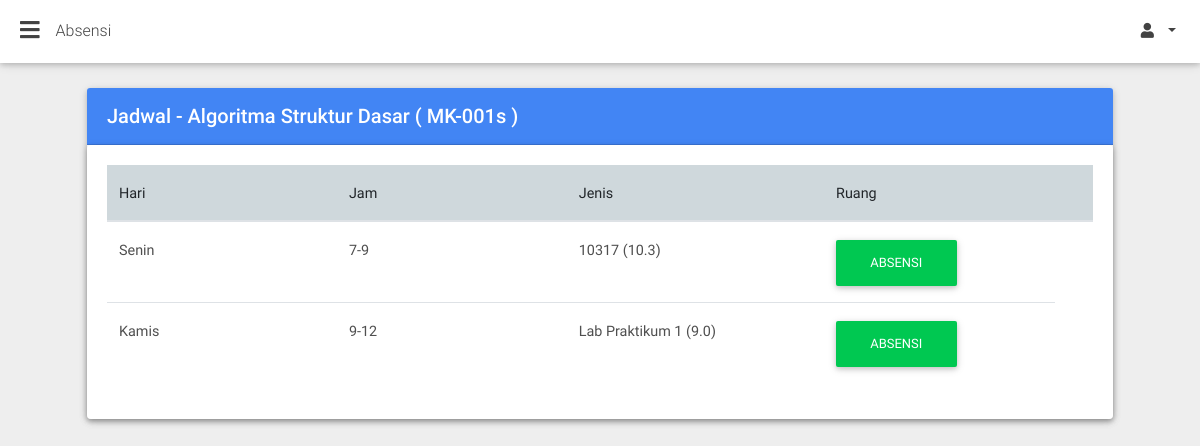
The app's page /index.php?page=mk-jadwal&id=1 (signed in) with its own data.
### tables this page shows
CREATE TABLE `matakuliah` (
  `id` bigint(250) NOT NULL,
  `kode` varchar(99) NOT NULL,
  `nama` varchar(99) NOT NULL,
  `sks` int(1) NOT NULL,
  `absent` int(11) NOT NULL
);

CREATE TABLE `jadwal` (
  `id` bigint(99) NOT NULL,
  `matakuliah_id` bigint(99) NOT NULL,
  `jam_mulai` int(1) NOT NULL,
  `jam_selesai` int(1) NOT NULL,
  `hari` int(1) NOT NULL,
  `ruang_id` bigint(99) NOT NULL,
  `token` text,
  `last_update` timestamp NOT NULL DEFAULT CURRENT_TIMESTAMP ON UPDATE CURRENT_TIMESTAMP
);

CREATE TABLE `ruang` (
  `id` bigint(99) NOT NULL,
  `nama` varchar(999) NOT NULL,
  `gedung` int(99) NOT NULL,
  `lantai` int(99) NOT NULL
);

### views/mk_jadwal.php (the view, shortened to what this page needs)
<div class="container-fluid">
    <section class="pb-3">
        <div class="row">
          <div class="col-12">
            <div class="card">
            	<?php
            		$matakuliah_id = (isset($_GET['id']))? $_GET['id'] : '';
            		$servername = "localhost";
					$username = "root";
					$password = "";
					$dbname = "skripsi";
					$conn = mysqli_connect($servername, $username, $password, $dbname);
					$sql = "SELECT nama, kode FROM matakuliah WHERE id=".$matakuliah_id;
					$result = mysqli_query($conn, $sql);
					if (mysqli_num_rows($result) > 0) {
					    while($row = mysqli_fetch_assoc($result)) {
					    	echo '<div class="card-header white-text primary-color"><h5 class="font-weight-500 my-1">Jadwal - '.$row["nama"].' ( '.$row["kode"].' ) </h5></div>';
					    }
					}else{
						echo '<div class="card-header white-text primary-color"><h5 class="font-weight-500 my-1">Jadwal</h5></div>';
					}
            	?>
              	<div class="card">
		          	<div class="card-body table-responsive">
		            	<table class="table">
		              		<thead>
		                		<tr class="blue-grey lighten-4">
		                  			<th class="th-lg">Hari</th>
		                  			<th class="th-lg">Jam</th>
		                  			<th class="th-lg">Jenis</th>
		                  			<th class="th-lg">Ruang</th>
		                  			<th></th>
		                		</tr>
			              	</thead>
			              	<tbody>
			              		<?php
									$sql = "SELECT jadwal.id AS jadwal_id, matakuliah.id AS mk_id, jam_mulai, jam_selesai, hari, ruang.nama AS nama_ruang, ruang.gedung AS gedung, ruang.lantai AS lantai FROM jadwal JOIN matakuliah ON matakuliah.id = jadwal.matakuliah_id JOIN ruang ON ruang.id = jadwal.ruang_id WHERE matakuliah.id = ".$matakuliah_id;
									$result = mysqli_query($conn, $sql);
									$hari = array("Senin", "Selasa", "Rabu", "Kamis", "Jumat", "Sabtu");
									if (mysqli_num_rows($result) > 0) {
									    while($row = mysqli_fetch_assoc($result)) {
									        echo "<tr>";
									        echo "<td>".$hari[$row["hari"]-1]."</td>";
				                  			echo "<td>".$row["jam_mulai"]."-".$row["jam_selesai"]."</td>";
				                  			echo "<td>".$row["nama_ruang"]." (".$row["gedung"].".".$row["lantai"].")</td>";
				                  			echo "<td>";
				                  			echo "<a href='index.php?page=absensi_mk&jadwal_id=".$row["jadwal_id"]."' class='btn btn-success'> Absensi </a>";
				                  			echo "</td>";
									    }
									}
									?>
			              </tbody>
		            	</table>
		          	</div>
		        </div>
            </div>
        </div>
    </section>
</div>

### records on screen
matakuliah: nama "Algoritma Struktur Dasar", kode "MK-001s"
jadwal: hari "Senin", jam_mulai "7", jam_selesai "9", ruang.nama "10317", ruang.gedung "10", ruang.lantai "3"
jadwal: hari "Kamis", jam_mulai "9", jam_selesai "12", ruang.nama "Lab Praktikum 1", ruang.gedung "9", ruang.lantai "0"
